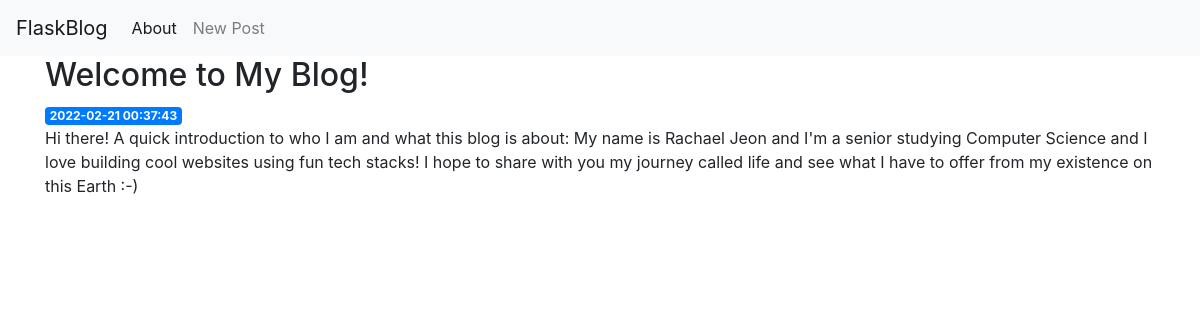
The page /1 on the database its author committed.
### tables this page shows
CREATE TABLE posts (
    id INTEGER PRIMARY KEY AUTOINCREMENT,
    created TIMESTAMP NOT NULL DEFAULT CURRENT_TIMESTAMP,
    title TEXT NOT NULL,
    content TEXT NOT NULL
);

### app.py (the view)
@app.route('/<int:post_id>')
def post(post_id):
    post = get_post(post_id)
    return render_template('post.html', post=post)

### app.py (called while the page is built)
def get_db_connection():
    conn = sqlite3.connect('database.db')
    conn.row_factory = sqlite3.Row
    return conn

def get_post(post_id):
    conn = get_db_connection()
    post = conn.execute('SELECT * FROM posts WHERE id = ?',
                        (post_id,)).fetchone()
    conn.close()
    if post is None:
        abort(404)
    return post

### templates/post.html
{% extends 'base.html' %}
{% block content %}
    <h2>{% block title %} {{ post['title'] }} {% endblock %}</h2>
    <span class="badge badge-primary">{{ post['created'] }}</span>
    <p>{{ post['content'] }}</p>
{% endblock %}

### rows shown on the page
posts: title "Welcome to My Blog!", created "2022-02-21 00:37:43", content "Hi there! A quick introduction to who I am and what this blog is about: My name is Rachael Jeon and I'm a senior studying Computer Science and I love building cool websites using fun tech stacks! I hope to share with you my journey called life and see what I have to offer from my existence on this Earth :-)"
